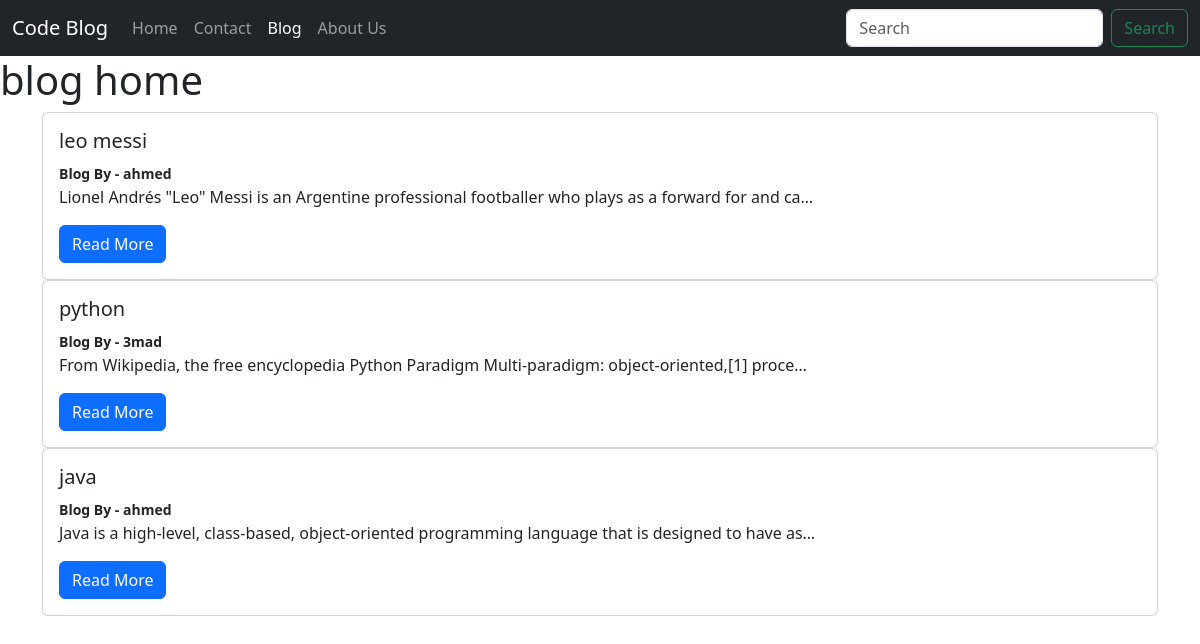
Screenshot of /blog/ with the database file from the repository.
### blog/models.py (models this page shows, shortened)
class Posts(models.Model):
    sno = models.AutoField(primary_key=True)
    title = models.CharField(max_length=50)
    content = models.TextField()
    author = models.CharField(max_length=15)
    slug = models.CharField(max_length=50)
    timeStamp = models.DateTimeField(default=timezone.now, blank=True)

### blog/views.py (the view)
# urls.py: path("", views.bloghome,name="bloghome"),
def bloghome(request):
    allposts = Posts.objects.all()
    context = {"allPosts":allposts}
    return render(request,"blog/blog.html",context)

### templates/blog/blog.html (shortened to what this page needs)
{% extends "home/base.html" %}
{% block name %}blog home{% endblock %}
{% block blogactive %}active{% endblock %}
{% block body %}
<div class="container">
{% for post in allPosts %}
<div class="card" >
  <div class="card-body">
    <h5 class="card-title">{{post.title}}</h5>
    <small style="font-weight: bold;" class="card-title">Blog By - {{post.author}}</small>
    <p class="card-text">{{post.content | truncatechars:100}}</p>
    <a href="/blog/{{post.slug}}" class="btn btn-primary">Read More</a>
  </div>
</div>
{% endfor %}
</div>
{% endblock %}

### templates/home/base.html (shortened to what this page needs)
<!doctype html>
<html lang="en">
  <head>
    <link href="https://cdn.jsdelivr.net/npm/bootstrap@5.3.3/dist/css/bootstrap.min.css" rel="stylesheet">
  </head>
    <body>
        <nav class="navbar navbar-expand-lg navbar-dark bg-dark">
            <div class="container-fluid">
              <a class="navbar-brand" href="/">Code Blog</a>
              <div class="collapse navbar-collapse" id="navbarSupportedContent">
                <ul class="navbar-nav me-auto mb-2 mb-lg-0">
                  <li class="nav-item">
                    <a class="nav-link {% block homeactive %}{% endblock %}" aria-current="page" href="/">Home</a>
                  </li>
                  <li class="nav-item">
                    <a class="nav-link {% block contactactive %}{% endblock %}" href="/contact">Contact</a>
                  </li>
                  <li class="nav-item">
                    <a class="nav-link {% block blogactive %}{% endblock %}" href="/blog" >Blog</a>
                  </li>
                  <li class="nav-item">
                    <a class="nav-link {% block aboutactive %}{% endblock %}" href="/about" >About Us</a>
                  </li>
                </ul>
                <form class="d-flex" role="search" action="/search" method="get">
                  <input class="form-control me-2" type="search" name="search" placeholder="Search" aria-label="Search">
                  <button class="btn btn-outline-success" type="submit">Search</button>
                </form>
              </div>
            </div>
          </nav>
          <h1>{% block name %}
            {% endblock %}
          </h1>
        {% block body %}
        {% endblock %}
</body>
</html>

### rows the page displays
Posts: title "leo messi", author "ahmed", content "Lionel Andrés \"Leo\" Messi is an Argentine professional footballer who plays as a forward for and ca…"
Posts: title "python", author "3mad", content "From Wikipedia, the free encyclopedia Python Paradigm Multi-paradigm: object-oriented,[1] proce…"
Posts: title "java", author "ahmed", content "Java is a high-level, class-based, object-oriented programming language that is designed to have as…"
